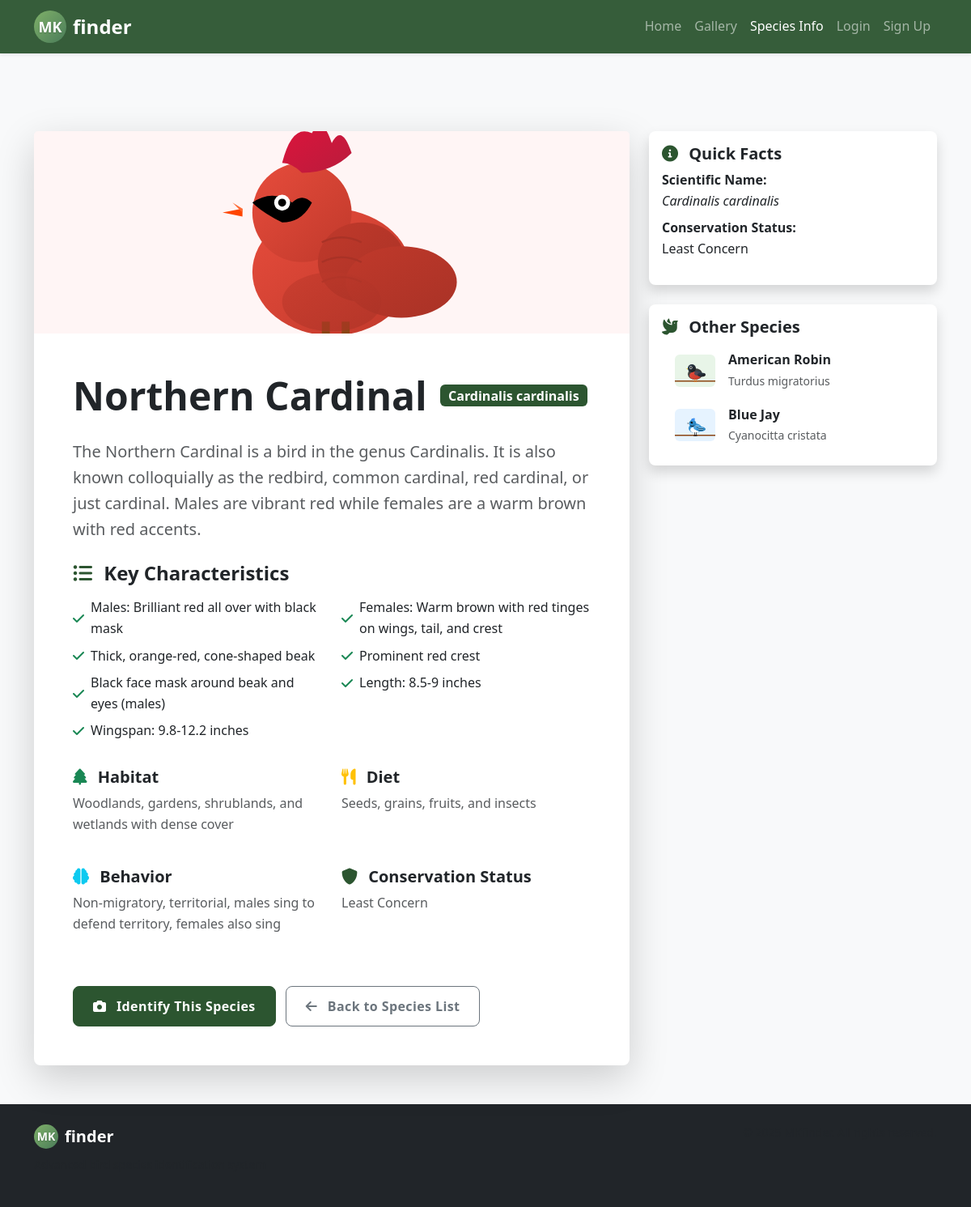
Page /species.php?species=Northern+Cardinal on the committed database.
### tables this page shows
CREATE TABLE species (
    id INT AUTO_INCREMENT PRIMARY KEY,
    name VARCHAR(255) NOT NULL UNIQUE,
    scientific_name VARCHAR(255) DEFAULT NULL,
    description TEXT,
    characteristics JSON,
    habitat TEXT,
    diet TEXT,
    behavior TEXT,
    conservation_status VARCHAR(100) DEFAULT NULL,
    created_at TIMESTAMP DEFAULT CURRENT_TIMESTAMP,
    updated_at TIMESTAMP DEFAULT CURRENT_TIMESTAMP ON UPDATE CURRENT_TIMESTAMP,
    INDEX idx_species_name (name)
);

### config.php (called while the page is built, shortened)
<?php
function sanitizeInput($data) {
    return htmlspecialchars(trim($data), ENT_QUOTES, 'UTF-8');
}
?>

### database.php (called while the page is built, shortened)
<?php
require_once __DIR__ . '/config.php';
class Database {
    private static $instance = null;
    private $connection = null;
    public static function getInstance() {
        if (self::$instance === null) {
            self::$instance = new Database();
        }
        return self::$instance;
    }
    private function connect() {
        try {
            $databaseUrl = getenv('DATABASE_URL');
            if (!empty($databaseUrl)) {
                $dbInfo = parse_url($databaseUrl);
                $host = $dbInfo['host'];
                $port = $dbInfo['port'] ?? 3306;
                $dbname = ltrim($dbInfo['path'], '/');
                $user = $dbInfo['user'];
                $password = $dbInfo['pass'];
            } else {
                $host = getenv('DB_HOST') ?: 'localhost';
                $port = getenv('DB_PORT') ?: 3306;
                $dbname = getenv('DB_NAME') ?: 'mkfinder';
                $user = getenv('DB_USER') ?: 'root';
                $password = getenv('DB_PASS') ?: '';
            }
            $dsn = "mysql:host={$host};port={$port};dbname={$dbname};charset=utf8mb4";
            $this->connection = new PDO($dsn, $user, $password, [
                PDO::ATTR_ERRMODE => PDO::ERRMODE_EXCEPTION,
                PDO::ATTR_DEFAULT_FETCH_MODE => PDO::FETCH_ASSOC,
                PDO::ATTR_EMULATE_PREPARES => false,
                PDO::MYSQL_ATTR_INIT_COMMAND => "SET NAMES utf8mb4"
            ]);
        } catch (Exception $e) {
            logError('Database connection failed', ['error' => $e->getMessage()]);
            throw new Exception('Database connection failed: ' . $e->getMessage());
        }
    }
    public function query($sql, $params = []) {
        try {
            $stmt = $this->connection->prepare($sql);
            $stmt->execute($params);
            return $stmt;
        } catch (PDOException $e) {
            logError('Database query failed', [
                'sql' => $sql,
                'params' => $params,
                'error' => $e->getMessage()
            ]);
            throw new Exception('Database query failed: ' . $e->getMessage());
        }
    }
    public function getAllSpecies() {
        $stmt = $this->query("SELECT * FROM species ORDER BY name");
        $species = $stmt->fetchAll();
        return $species;
    }
    public function getSpeciesByName($name) {
        $stmt = $this->query("SELECT * FROM species WHERE name = ?", [$name]);
        $species = $stmt->fetch();
        if ($species && isset($species['characteristics'])) {
            $species['characteristics'] = json_decode($species['characteristics'], true);
        }
        return $species;
    }
}
function getDatabase() {
    return Database::getInstance();
}
function getAllSpeciesFromDB() {
    try {
        $db = getDatabase();
        return $db->getAllSpecies();
    } catch (Exception $e) {
        logError('Failed to get all species from database', ['error' => $e->getMessage()]);
        return [];
    }
}
function getSpeciesInfoFromDB($speciesName) {
    try {
        $db = getDatabase();
        return $db->getSpeciesByName($speciesName);
    } catch (Exception $e) {
        logError('Failed to get species info from database', [
            'species' => $speciesName,
            'error' => $e->getMessage()
        ]);
        return null;
    }
}
?>

### species.php (the view, shortened to what this page needs)
<?php
require_once 'config.php';
require_once 'database.php';
$speciesName = isset($_GET['species']) ? sanitizeInput($_GET['species']) : '';
$speciesInfo = null;
if (!empty($speciesName)) {
    $speciesInfo = getSpeciesInfoFromDB($speciesName);
}
$allSpecies = getAllSpeciesFromDB();
?>
<!DOCTYPE html>
<html lang="en">
<head>
    <link href="https://cdn.jsdelivr.net/npm/bootstrap@5.3.0/dist/css/bootstrap.min.css" rel="stylesheet">
    <link href="https://cdnjs.cloudflare.com/ajax/libs/font-awesome/6.0.0/css/all.min.css" rel="stylesheet">
    <link href="styles.css" rel="stylesheet">
</head>
<body>
    <nav class="navbar navbar-expand-lg navbar-dark bg-primary">
        <div class="container">
            <a class="navbar-brand d-flex align-items-center" href="index.html">
                <div class="logo-mk me-2">MK</div>
                <span class="brand-name">finder</span>
            </a>
            <div class="collapse navbar-collapse" id="navbarNav">
                <ul class="navbar-nav ms-auto">
                    <li class="nav-item">
                        <a class="nav-link" href="index.html">Home</a>
                    </li>
                    <li class="nav-item">
                        <a class="nav-link" href="gallery.php">Gallery</a>
                    </li>
                    <li class="nav-item">
                        <a class="nav-link active" href="species.php">Species Info</a>
                    </li>
                    <li class="nav-item">
                        <a class="nav-link" href="login.html">Login</a>
                    </li>
                    <li class="nav-item">
                        <a class="nav-link" href="signup.html">Sign Up</a>
                    </li>
                </ul>
            </div>
        </div>
    </nav>
    <div class="container mt-5 pt-5">
        <?php if ($speciesInfo): ?>
            <div class="row">
                <div class="col-lg-8">
                    <div class="card shadow-lg border-0">
                        <?php
                        $detailImageFile = '';
                        switch($speciesInfo['name']) {
                            case 'Northern Cardinal':
                                $detailImageFile = 'images/northern-cardinal.svg';
                                break;
                        }
                        ?>
                        <?php if ($detailImageFile && file_exists($detailImageFile)): ?>
                            <img src="<?php echo $detailImageFile; ?>"
                                 class="card-img-top"
                                 alt="<?php echo htmlspecialchars($speciesInfo['name']); ?>"
                                 style="height: 250px; object-fit: cover;">
                        <?php endif; ?>
                        <div class="card-body p-5">
                            <div class="d-flex align-items-center mb-4">
                                <h1 class="display-5 fw-bold mb-0 me-3"><?php echo htmlspecialchars($speciesInfo['name']); ?></h1>
                                <span class="badge bg-primary fs-6"><?php echo htmlspecialchars($speciesInfo['scientific_name']); ?></span>
                            </div>
                            <p class="lead text-muted mb-4"><?php echo htmlspecialchars($speciesInfo['description']); ?></p>
                            <?php if (!empty($speciesInfo['characteristics'])): ?>
                                <div class="mb-4">
                                    <h3 class="h4 fw-bold mb-3">
                                        <i class="fas fa-list-ul text-primary me-2"></i>
                                        Key Characteristics
                                    </h3>
                                    <div class="row">
                                        <?php foreach ($speciesInfo['characteristics'] as $characteristic): ?>
                                            <div class="col-md-6 mb-2">
                                                <div class="d-flex align-items-center">
                                                    <i class="fas fa-check text-success me-2"></i>
                                                    <span><?php echo htmlspecialchars($characteristic); ?></span>
                                                </div>
                                            </div>
                                        <?php endforeach; ?>
                                    </div>
                                </div>
                            <?php endif; ?>
                            <div class="row">
                                <?php if (!empty($speciesInfo['habitat'])): ?>
                                    <div class="col-md-6 mb-4">
                                        <h4 class="h5 fw-bold">
                                            <i class="fas fa-tree text-success me-2"></i>
                                            Habitat
                                        </h4>
                                        <p class="text-muted"><?php echo htmlspecialchars($speciesInfo['habitat']); ?></p>
                                    </div>
                                <?php endif; ?>
                                <?php if (!empty($speciesInfo['diet'])): ?>
                                    <div class="col-md-6 mb-4">
                                        <h4 class="h5 fw-bold">
                                            <i class="fas fa-utensils text-warning me-2"></i>
                                            Diet
                                        </h4>
                                        <p class="text-muted"><?php echo htmlspecialchars($speciesInfo['diet']); ?></p>
                                    </div>
                                <?php endif; ?>
                                <?php if (!empty($speciesInfo['behavior'])): ?>
                                    <div class="col-md-6 mb-4">
                                        <h4 class="h5 fw-bold">
                                            <i class="fas fa-brain text-info me-2"></i>
                                            Behavior
                                        </h4>
                                        <p class="text-muted"><?php echo htmlspecialchars($speciesInfo['behavior']); ?></p>
                                    </div>
                                <?php endif; ?>
                                <?php if (!empty($speciesInfo['conservation_status'])): ?>
                                    <div class="col-md-6 mb-4">
                                        <h4 class="h5 fw-bold">
                                            <i class="fas fa-shield-alt text-primary me-2"></i>
                                            Conservation Status
                                        </h4>
                                        <p class="text-muted"><?php echo htmlspecialchars($speciesInfo['conservation_status']); ?></p>
                                    </div>
                                <?php endif; ?>
                            </div>
                            <div class="mt-4">
                                <a href="index.html" class="btn btn-primary">
                                    <i class="fas fa-camera me-2"></i>
                                    Identify This Species
                                </a>
                                <a href="species.php" class="btn btn-outline-secondary ms-2">
                                    <i class="fas fa-arrow-left me-2"></i>
                                    Back to Species List
                                </a>
                            </div>
                        </div>
                    </div>
                </div>
                <div class="col-lg-4">
                    <div class="card shadow border-0">
                        <div class="card-body">
                            <h5 class="card-title fw-bold">
                                <i class="fas fa-info-circle text-primary me-2"></i>
                                Quick Facts
                            </h5>
                            <ul class="list-unstyled">
                                <li class="mb-2">
                                    <strong>Scientific Name:</strong><br>
                                    <em><?php echo htmlspecialchars($speciesInfo['scientific_name']); ?></em>
                                </li>
                                <?php if (!empty($speciesInfo['conservation_status'])): ?>
                                    <li class="mb-2">
                                        <strong>Conservation Status:</strong><br>
                                        <?php echo htmlspecialchars($speciesInfo['conservation_status']); ?>
                                    </li>
                                <?php endif; ?>
                            </ul>
                        </div>
                    </div>
                    <div class="card shadow border-0 mt-4">
                        <div class="card-body">
                            <h5 class="card-title fw-bold">
                                <i class="fas fa-dove text-primary me-2"></i>
                                Other Species
                            </h5>
                            <div class="list-group list-group-flush">
                                <?php foreach ($allSpecies as $species): ?>
                                    <?php if ($species['name'] !== $speciesInfo['name']): ?>
                                        <?php
                                        $sidebarImageFile = '';
                                        switch($species['name']) {
                                            case 'American Robin':
                                                $sidebarImageFile = 'images/american-robin.svg';
                                                break;
                                            case 'Blue Jay':
                                                $sidebarImageFile = 'images/blue-jay.svg';
                                                break;
                                        }
                                        ?>
                                        <a href="species.php?species=<?php echo urlencode($species['name']); ?>"
                                           class="list-group-item list-group-item-action border-0 d-flex align-items-center">
                                            <?php if ($sidebarImageFile && file_exists($sidebarImageFile)): ?>
                                                <img src="<?php echo $sidebarImageFile; ?>"
                                                     alt="<?php echo htmlspecialchars($species['name']); ?>"
                                                     style="width: 50px; height: 40px; object-fit: cover; border-radius: 6px;"
                                                     class="me-3">
                                            <?php endif; ?>
                                            <div>
                                                <div class="fw-bold"><?php echo htmlspecialchars($species['name']); ?></div>
                                                <small class="text-muted"><?php echo htmlspecialchars($species['scientific_name']); ?></small>
                                            </div>
                                        </a>
                                    <?php endif; ?>
                                <?php endforeach; ?>
                            </div>
                        </div>
                    </div>
                </div>
            </div>
        <?php endif; ?>
    </div>
    <footer class="bg-dark text-white py-4 mt-5">
        <div class="container">
            <div class="row">
                <div class="col-md-6">
                    <div class="d-flex align-items-center mb-2">
                        <div class="logo-mk me-2">MK</div>
                        <span class="brand-name">finder</span>
                    </div>
                    <p class="text-muted small">Advanced bird species identification system</p>
                </div>
                <div class="col-md-6 text-md-end">
                    <p class="text-muted small mb-0">&copy; 2025 MKfinder. All rights reserved.</p>
                </div>
            </div>
        </div>
    </footer>
</body>
</html>

### rows in the picture
species: name "Northern Cardinal", scientific_name "Cardinalis cardinalis", description "The Northern Cardinal is a bird in the genus Cardinalis. It is also known colloquially as the redbird, common cardinal, red cardinal, or just cardinal. Males are vibrant red while females are a warm brown with red accents.", habitat "Woodlands, gardens, shrublands, and wetlands with dense cover", diet "Seeds, grains, fruits, and insects", behavior "Non-migratory, territorial, males sing to defend territory, females also sing", conservation_status "Least Concern"
species: shows a picture, name "American Robin", scientific_name "Turdus migratorius"
species: shows a picture, name "Blue Jay", scientific_name "Cyanocitta cristata"

### other values in the picture
$characteristic "Males: Brilliant red all over with black mask"
$characteristic "Females: Warm brown with red tinges on wings, tail, and crest"
$characteristic "Thick, orange-red, cone-shaped beak"
$characteristic "Prominent red crest"
$characteristic "Black face mask around beak and eyes (males)"
$characteristic "Length: 8.5-9 inches"
$characteristic "Wingspan: 9.8-12.2 inches"
